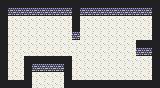

A 2D game scene composited from a Tiled map and its tileset images. What follows is a short description and the map's XML, with every tile layer's data as written:
An orthogonal 20x11 tile map with 8x8 px tiles, 1 tile layer (Tile Layer 1).

<map version="1.5" tiledversion="1.7.2" orientation="orthogonal" renderorder="right-down" width="20" height="11" tilewidth="8" tileheight="8" infinite="0" nextlayerid="2" nextobjectid="1">
 <tileset firstgid="1" source="tileset.tsx" />
 <layer id="1" name="Tile Layer 1" width="20" height="11">
  <data encoding="csv">
1,1,1,1,1,1,1,1,1,1,1,1,1,1,1,1,1,1,1,1,
1,3,3,3,3,3,3,3,3,1,3,3,3,3,3,3,3,3,3,1,
1,2,2,2,2,2,2,2,2,1,2,2,2,2,2,2,2,2,2,1,
1,2,2,2,2,2,2,2,2,1,2,2,2,2,2,2,2,2,2,1,
1,2,2,2,2,2,2,2,2,3,2,2,2,2,2,2,2,2,2,1,
1,2,2,2,2,2,2,2,2,2,2,2,2,2,2,2,2,1,1,1,
1,2,2,2,2,2,2,2,2,2,2,2,2,2,2,2,2,3,3,1,
1,2,2,1,1,1,1,1,1,2,2,2,2,2,2,2,2,2,2,1,
1,2,2,1,3,3,3,3,1,2,2,2,2,2,2,2,2,2,2,1,
1,2,2,1,2,2,2,2,1,2,2,2,2,2,2,2,2,2,2,1,
1,1,1,1,2,2,2,2,1,1,1,1,1,1,1,1,1,1,1,1
</data>
 </layer>
</map>
